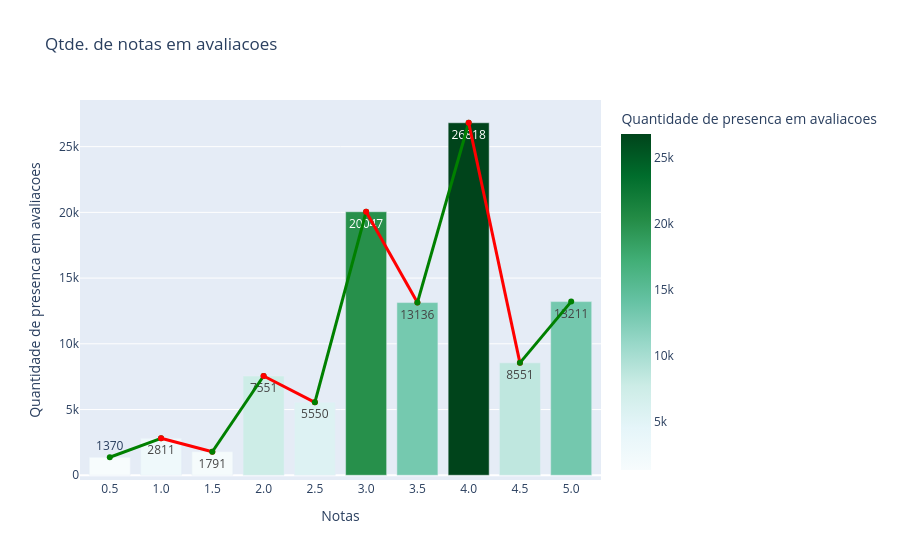

The notebook cell saved with this chart:
### Code cell
# 1. Garantir que os dados estão ordenados pelo 'rating' para a linha seguir a sequência correta
val_count_rating = val_count_rating.sort_values('rating').reset_index(drop=True)

# O seu gráfico de barras original
fig_val_count_rating = px.bar(
    val_count_rating,
    x='rating',
    y='count',
    color='count',
    color_continuous_scale='Bugn',
    labels={
        'rating': 'Notas',
        'count': 'Quantidade de presenca em avaliacoes'
    },
    title='Qtde. de notas em avaliacoes',
    text='count',
)

# 2. Adicionar os segmentos de linha dinâmicos (Verde se sobe, Vermelho se desce)
# Vamos iterar pelos pontos criando conexões do ponto atual (i) para o próximo (i+1)
for i in range(len(val_count_rating) - 1):
    x_seg = [val_count_rating.loc[i, 'rating'], val_count_rating.loc[i+1, 'rating']]
    y_seg = [val_count_rating.loc[i, 'count'], val_count_rating.loc[i+1, 'count']]
    
    # Define a cor com base na variação do eixo Y
    cor_linha = 'green' if y_seg[1] >= y_seg[0] else 'red'
    
    # Adiciona o segmento de linha na figura existente
    fig_val_count_rating.add_trace(
        go.Scatter(
            x=x_seg,
            y=y_seg,
            mode='lines+markers',
            line=dict(color=cor_linha, width=3),
            marker=dict(color=cor_linha, size=6),
            showlegend=False # Oculta da legenda para não poluir
        )
    )

# Exibe o gráfico combinado
fig_val_count_rating.show()

### Figure 1 — Plotly figure (JSON) as saved in the notebook; plotly's stock layout.template omitted (floating-point values rounded to 4 significant figures)
{"data": [{"hovertemplate": "Notas=%{x}<br>Quantidade de presenca em avaliacoes=%{marker.color}<extra></extra>", "legendgroup": "", "marker": {"color": [1370, 2811, 1791, 7551, 5550, 20047, 13136, 26818, 8551, 13211], "coloraxis": "coloraxis", "pattern": {"shape": ""}}, "name": "", "orientation": "v", "showlegend": false, "text": [1370.0, 2811.0, 1791.0, 7551.0, 5550.0, 20050.0, 13140.0, 26820.0, 8551.0, 13210.0], "textposition": "auto", "type": "bar", "x": ["0.5", "1.0", "1.5", "2.0", "2.5", "3.0", "3.5", "4.0", "4.5", "5.0"], "xaxis": "x", "y": [1370, 2811, 1791, 7551, 5550, 20047, 13136, 26818, 8551, 13211], "yaxis": "y"}, {"line": {"color": "green", "width": 3}, "marker": {"color": "green", "size": 6}, "mode": "lines+markers", "showlegend": false, "type": "scatter", "x": ["0.5", "1.0"], "y": [1370, 2811]}, {"line": {"color": "red", "width": 3}, "marker": {"color": "red", "size": 6}, "mode": "lines+markers", "showlegend": false, "type": "scatter", "x": ["1.0", "1.5"], "y": [2811, 1791]}, {"line": {"color": "green", "width": 3}, "marker": {"color": "green", "size": 6}, "mode": "lines+markers", "showlegend": false, "type": "scatter", "x": ["1.5", "2.0"], "y": [1791, 7551]}, {"line": {"color": "red", "width": 3}, "marker": {"color": "red", "size": 6}, "mode": "lines+markers", "showlegend": false, "type": "scatter", "x": ["2.0", "2.5"], "y": [7551, 5550]}, {"line": {"color": "green", "width": 3}, "marker": {"color": "green", "size": 6}, "mode": "lines+markers", "showlegend": false, "type": "scatter", "x": ["2.5", "3.0"], "y": [5550, 20047]}, {"line": {"color": "red", "width": 3}, "marker": {"color": "red", "size": 6}, "mode": "lines+markers", "showlegend": false, "type": "scatter", "x": ["3.0", "3.5"], "y": [20047, 13136]}, {"line": {"color": "green", "width": 3}, "marker": {"color": "green", "size": 6}, "mode": "lines+markers", "showlegend": false, "type": "scatter", "x": ["3.5", "4.0"], "y": [13136, 26818]}, {"line": {"color": "red", "width": 3}, "marker": {"color": "red", "size": 6}, "mode": "lines+markers", "showlegend": false, "type": "scatter", "x": ["4.0", "4.5"], "y": [26818, 8551]}, {"line": {"color": "green", "width": 3}, "marker": {"color": "green", "size": 6}, "mode": "lines+markers", "showlegend": false, "type": "scatter", "x": ["4.5", "5.0"], "y": [8551, 13211]}], "layout": {"barmode": "relative", "coloraxis": {"autocolorscale": false, "colorbar": {"title": {"text": "Quantidade de presenca em avaliacoes"}}, "colorscale": [[0, "rgb(247,252,253)"], [0.125, "rgb(229,245,249)"], [0.25, "rgb(204,236,230)"], [0.375, "rgb(153,216,201)"], [0.5, "rgb(102,194,164)"], [0.625, "rgb(65,174,118)"], [0.75, "rgb(35,139,69)"], [0.875, "rgb(0,109,44)"], [1, "rgb(0,68,27)"]]}, "legend": {"tracegroupgap": 0}, "title": {"text": "Qtde. de notas em avaliacoes"}, "xaxis": {"anchor": "y", "domain": [0, 1], "title": {"text": "Notas"}}, "yaxis": {"anchor": "x", "domain": [0, 1], "title": {"text": "Quantidade de presenca em avaliacoes"}}}}
